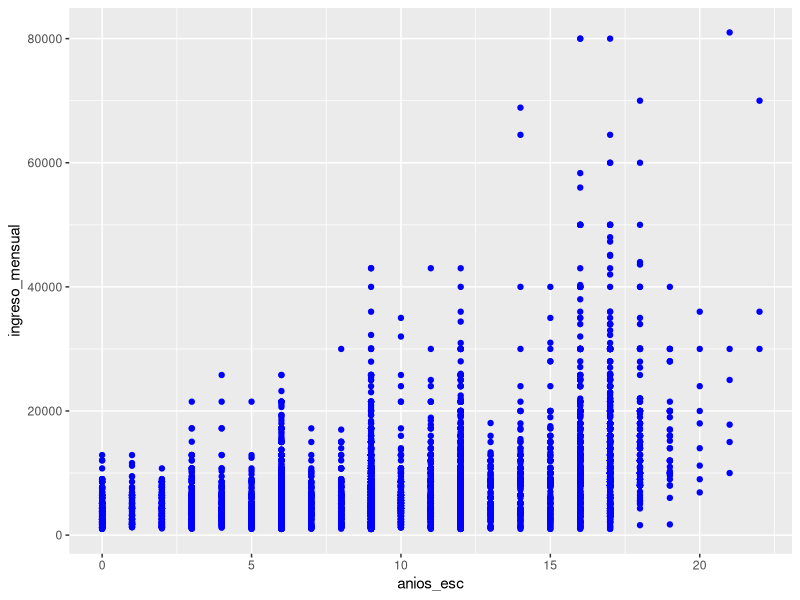
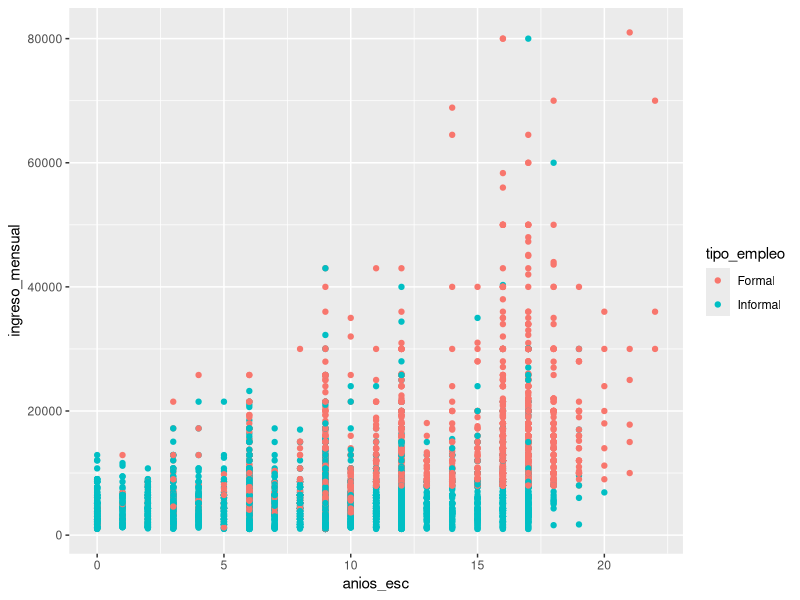
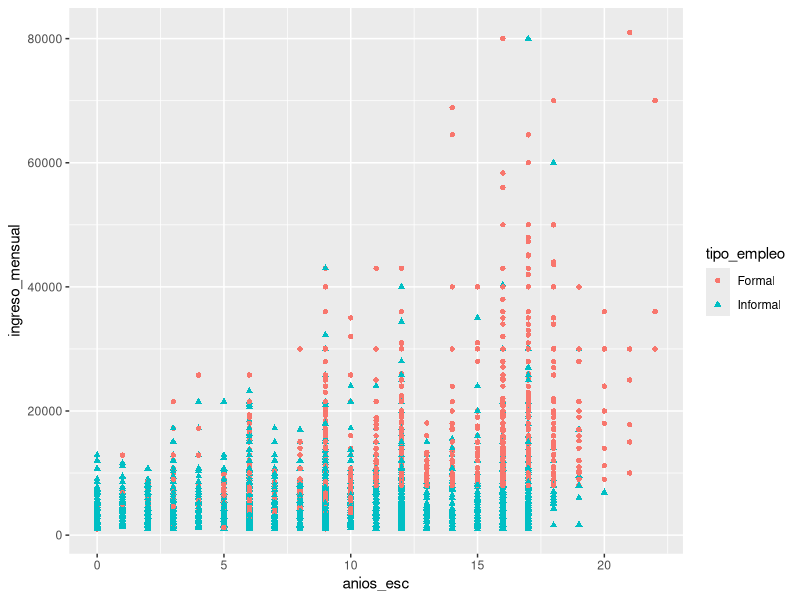
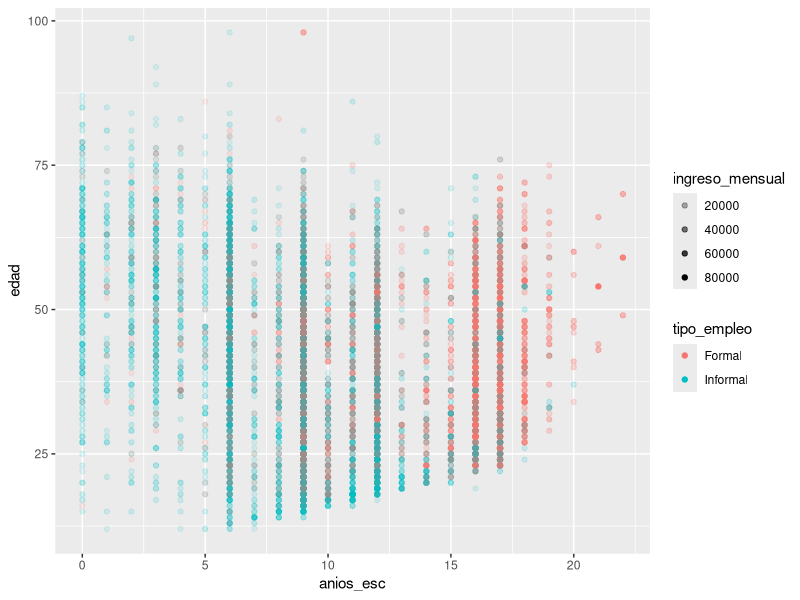

R code for these plots, in order:
#Un dataframe es un arreglo rectangular de variables(columnas) y obervaciones (filas)

library(ggplot2) # Carga de librerias para instalarlas es install.packages("nomrbeLibreria")
library(readxl)
library(tidyr)
library(dplyr)

setwd("C:\\Cursos\\Ciencia_Datos\\A2_Capacitacion\\R\\Capitulo_3\\BD") # Busqueda de BD
enoe <- read_xlsx("mu_enoe.xlsx") # Se busca y se carga a un objeto la base de datos
# Exploración de la base de datos
# Cuáles son las caractesísticas de la base de datos?
dim(enoe) # Funciona para poder descubrir el tamaño de la base de datos
colnames(enoe) # Ver cuales son los nombres de las variables que contiene

#Genera un diagrama de dispersion o diagrama de puntos
# "ggplot" =  Crea un sistema de coordenadas vacio
# "data" = estamos indicando que en el objeto enoe se cuentran los datos de interes
# "geom_function" = Se refiere al tipo de gráfica a realizarse
# "mappings" = se refiere a todos los componenetes específicos de la gráfica que deseeamos trabajar
# "X" = indica que deseamos observar los años de educación en el eje horizontal
# "Y" = indica que desamos ver el salario o ingreso mensual en el eje vertical

# Formato Básico
#Gráfica de puntos
# Esta gráfica indica la relación entre el ingreso mensual y los años de escolaridad
# Es posible apreciar que enter mas años de eduación existan, el valor de la coordenada en y es más alto
ggplot(data = enoe) + 
    geom_point(mapping = aes(x =anios_esc, y =ingreso_mensual), color= "Blue")

# Mapeos estéicos
# En esta gráfica se puede observar que en México hay una grana parte de personas que tienen un empleo con altos ingresos aún cuando no tienen un determinado nivel educativo, esto se debe al trabajo forma e informal
ggplot(data = enoe) +
    geom_point(mapping = aes(x = anios_esc, y = ingreso_mensual, color = tipo_empleo))

#Mismo analisís pero con iconos para identificar
ggplot(data = enoe) +
    geom_point(mapping = aes(x = anios_esc, y = ingreso_mensual, shape=tipo_empleo,color = tipo_empleo))

# Analisís relacionados con la edad uso de variable alpha
ggplot(data = enoe) +
    geom_point(mapping = aes(x = anios_esc, y = edad, alpha=ingreso_mensual,color = tipo_empleo))



